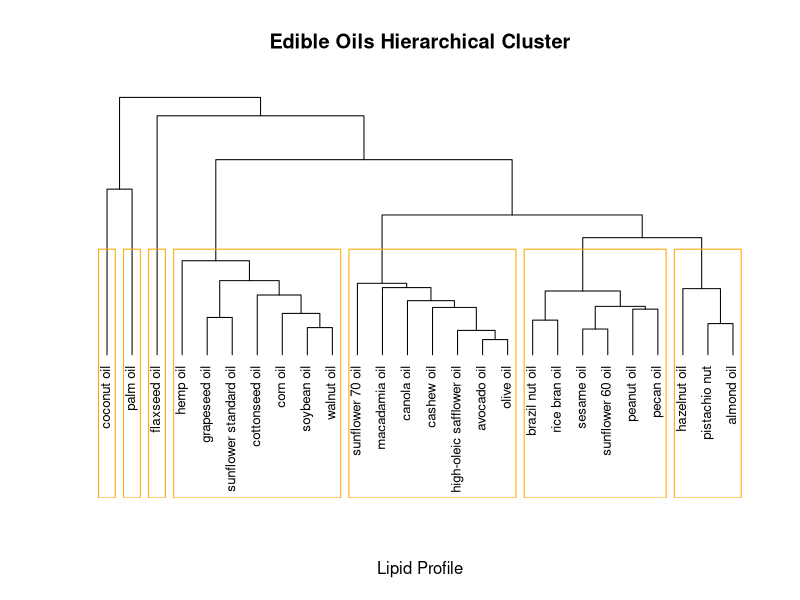

Generate this figure with R:
library(dplyr)

oils = data.frame(
  sfa = c(11.6,24.8,7.4,82.5,12.9,25.9,9,10.5,7,13.8,49.3,20.3,25.0,7.5,14.2,15.6,9.1,10.3,10.1,9.9,5.645,9.22,19.0,18.74,4.092,4.511),
  mufa = c(70.6, 32.7, 63.3, 6.3, 27.6, 17.8, 18.4, 14.3, 9, 73, 37, 48.1, 38.4, 75.2, 39.7, 22.8, 22.8, 19.5, 45.4, 83.7, 24.534, 53.38, 60.0, 63.865, 33.076, 46.608),
  ala = c(1,0.1,9.1,0,1,1,53,0,22,0.7,0.2,0,2.2,0,0.3,7,10.4,0,0.2,0.2,0.212,1.74,1.0,0.7,0.006,0.0),
  la = c(12.5,41.9,18.6,0,58,54,13,74.7,54,9.8,9.1,31.4,34.4,12.8,41.3,51,52.9,65.7,39.8,3.6,13.125,34.24,1.5,16.69,12.945,8.463)
)
row.names(oils) <- c("avocado oil",  "brazil nut oil",  "canola oil",  "coconut oil",  "corn oil",  "cottonseed oil",  "flaxseed oil",  "grapeseed oil",  "hemp oil",  "olive oil",  "palm oil",  "peanut oil",  "rice bran oil",  "high-oleic safflower oil",  "sesame oil",  "soybean oil",  "walnut oil",  "sunflower standard oil",  "sunflower 60 oil",  "sunflower 70 oil",  "pistachio nut",  "pecan oil",  "macadamia oil",  "cashew oil",  "almond oil",  "hazelnut oil")
distance_matrix <- dist(oils, method = 'euclidean')
hc <- hclust(distance_matrix, method = "average")
plot(hc,main = "Edible Oils Hierarchical Cluster",hang = -1, cex = 0.8,xlab = "Lipid Profile",ylab = "",sub="", yaxt="n")
rect.hclust(hc, k = 7, border = "orange")